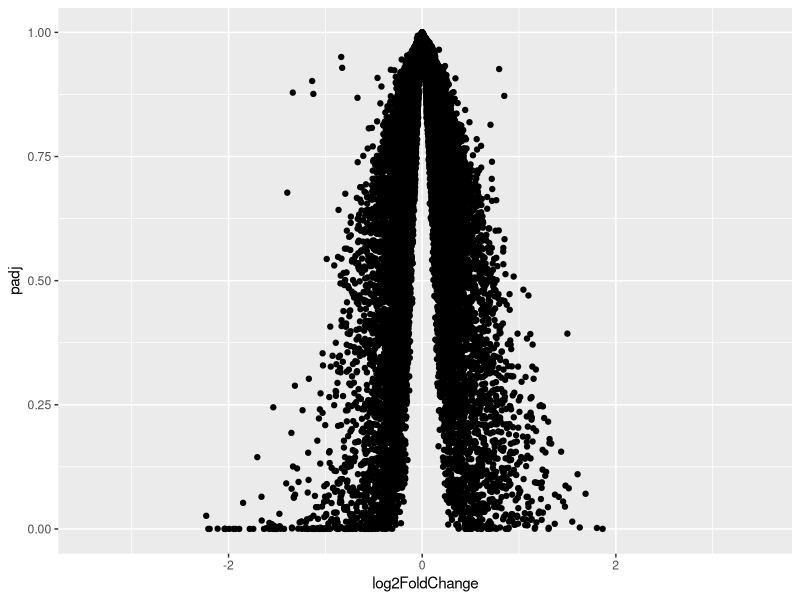
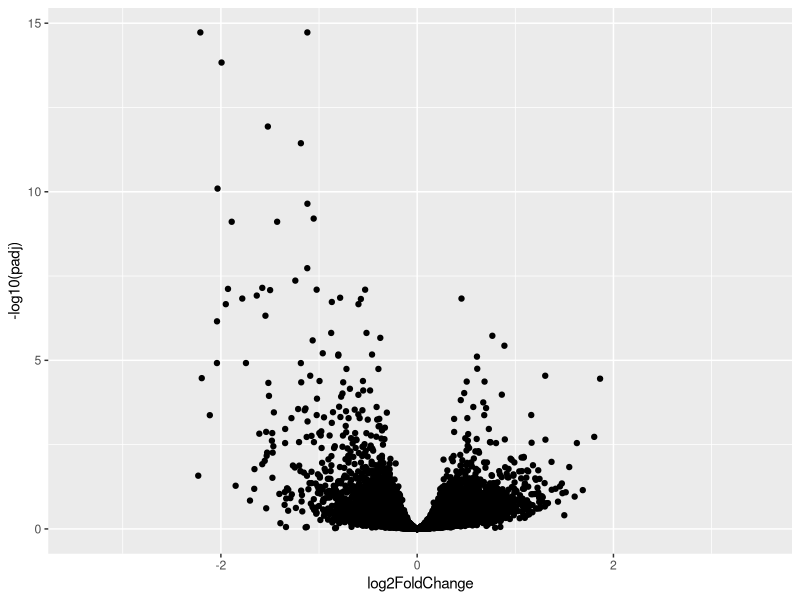
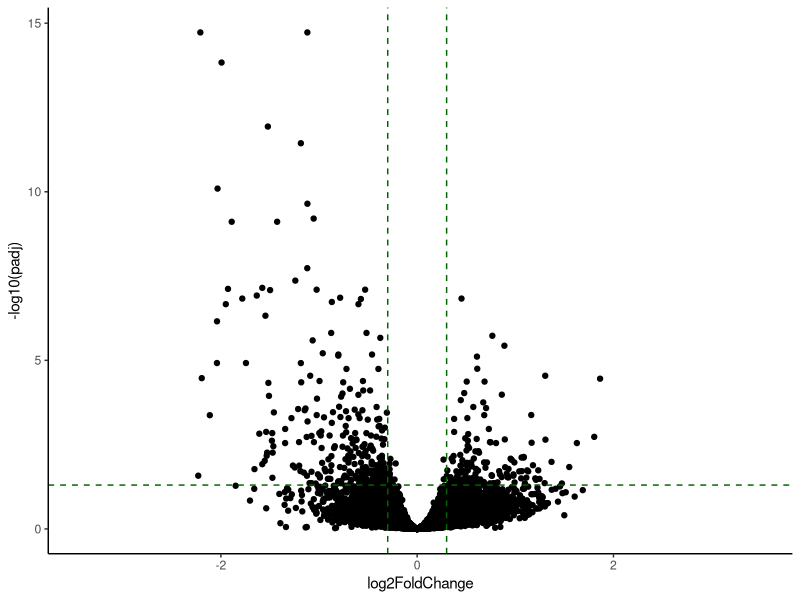
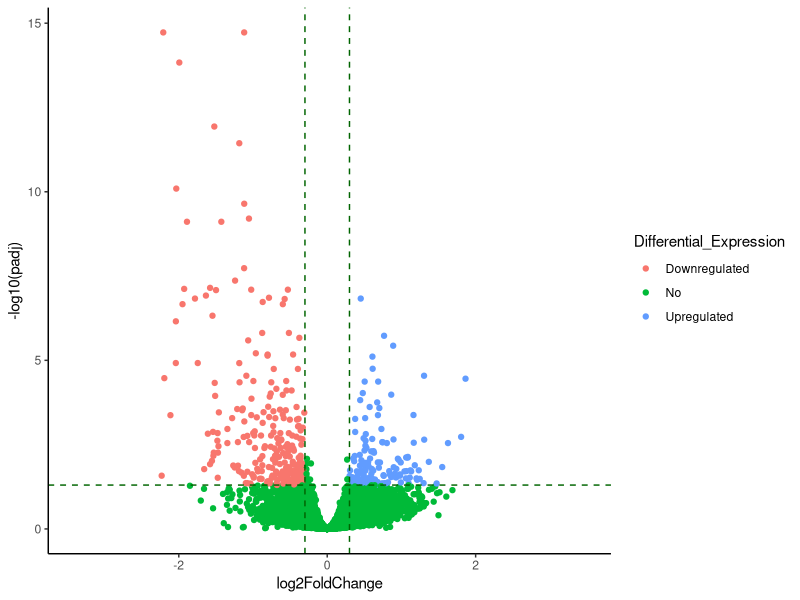
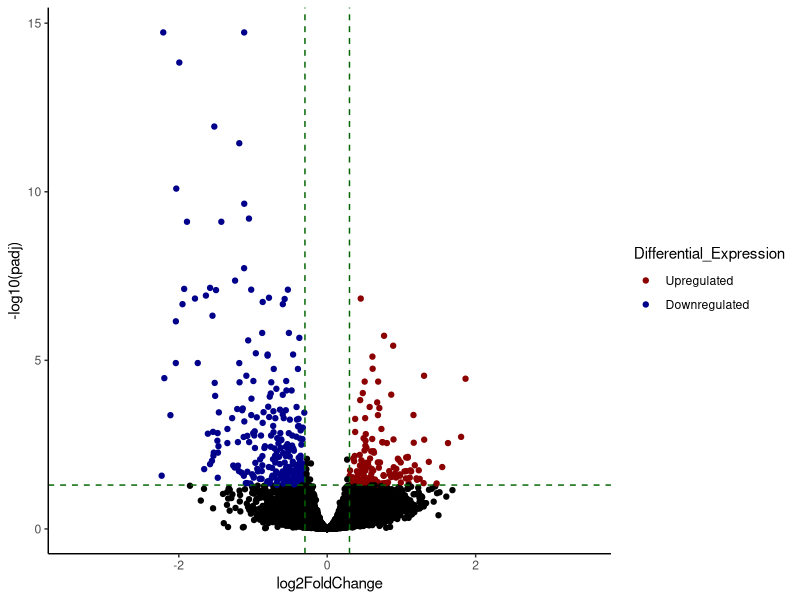
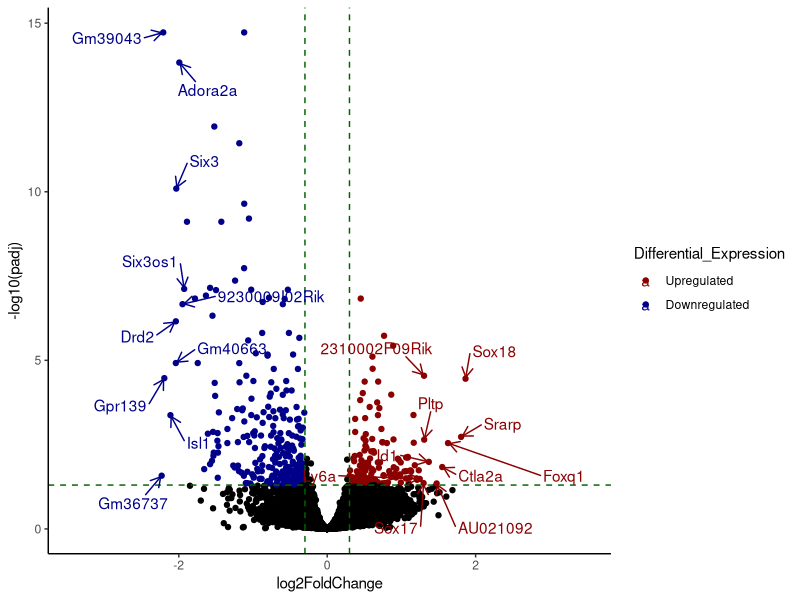
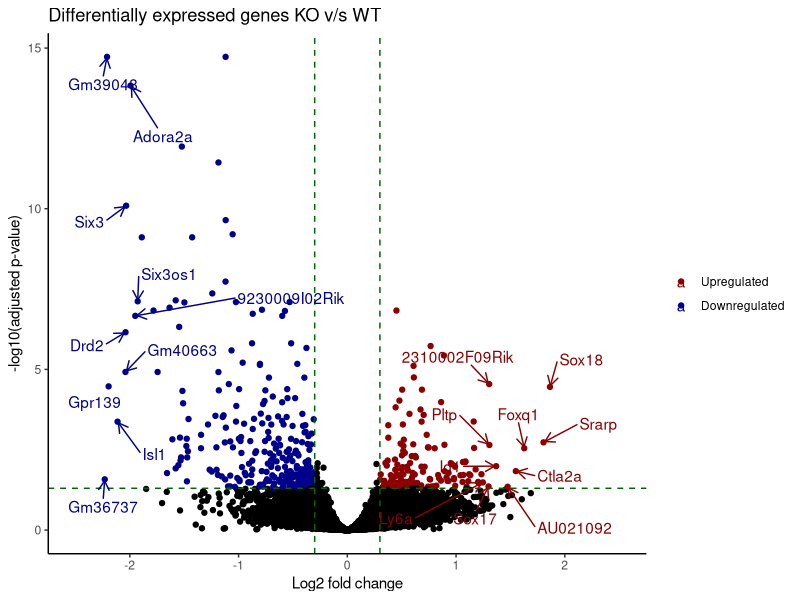
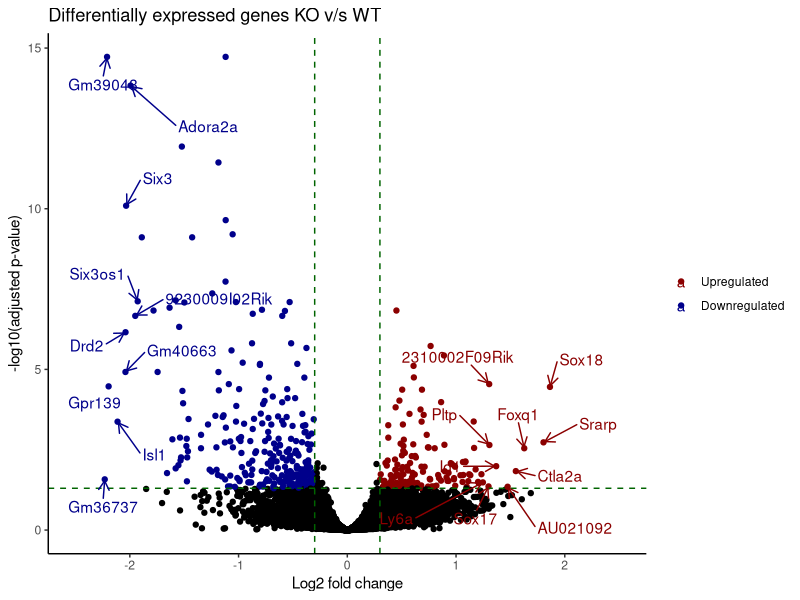

Reproduce these figures in R, in order.
################################################
#####Tutorial 1- 7/27/23
#####Volcano plot
################################################

#Download libraries
install.packages("ggplot2")
install.packages("ggrepel")

#Load libraries
library(ggplot2)
library(ggrepel)

#Set working directory
setwd("/endosome/work/Neuroinformatics_Core/s217793/setbp1/DEG")

#Read the data we will use for plotting
df<- read.table(file="pseudobulk_allcells_kovswt.txt", header = TRUE, sep = "\t")

#Lets see what the data looks like
View(df)

#Basic scatter plot
ggplot(data=df,aes(x=log2FoldChange,y=padj))+geom_point()

#Doesn't look like a volcano plot. What is different? 
#Change y axis scale
ggplot(data=df, aes(x=log2FoldChange, y=-log10(padj))) + geom_point()

#Lets get rid of the background grid lines 
#Add vertical lines that indicate log2FoldChange threshold and horizontal lines for padj threshold
ggplot(data=df, aes(x=log2FoldChange, y=-log10(padj))) + geom_point()+
  theme_classic()+
  geom_vline(xintercept=c(-0.3, 0.3), col="darkgreen",linetype=2) +
  geom_hline(yintercept=-log10(0.05), col="darkgreen",linetype=2) 

#Which genes are differentially expressed? The ones in the upper left and upper right corner
#Add a column to the table to specify if a gene is differentially expressed
df$Differential_Expression<-"No"
df$Differential_Expression[df$log2FoldChange>0.3 & df$padj<0.05 & df$pvalue<0.05]<-"Upregulated"
df$Differential_Expression[df$log2FoldChange< -0.3 & df$padj<0.05 & df$pvalue<0.05]<-"Downregulated"

#Lets see the updated table
View(df)

#Re-plot with "colour" parameter- this will colour the DEGs
ggplot(data=df, aes(x=log2FoldChange, y=-log10(padj), col=Differential_Expression)) + geom_point()+
  theme_classic()+
  geom_vline(xintercept=c(-0.3, 0.3), col="darkgreen",linetype=2) +
  geom_hline(yintercept=-log10(0.05), col="darkgreen",linetype=2) 

#Lets change these default colours and re-plot
#Get rid of the "No" in the legend
mycolors <- c("black", "darkred","darkblue")
names(mycolors) <- c("No", "Upregulated","Downregulated")
ggplot(data=df, aes(x=log2FoldChange, y=-log10(padj), col=Differential_Expression)) + geom_point()+
  theme_classic()+
  geom_vline(xintercept=c(-0.3, 0.3), col="darkgreen",linetype=2) +
  geom_hline(yintercept=-log10(0.05), col="darkgreen",linetype=2) +
  scale_colour_manual(values = mycolors,breaks = c("Upregulated","Downregulated"))

#Subset upregulated genes and order their log2FoldChange in descending order
up<-df[df$Differential_Expression=="Upregulated",]
up<-up[order(up$log2FoldChange,decreasing = TRUE),]

#Subset downregulated genes and order their log2FoldChange in ascending order
down<-df[df$Differential_Expression=="Downregulated",]
down<-down[order(down$log2FoldChange),]

#Lets make a list of the top 10 upregulated genes and top 10 downregulated genes
top_genes<-append((up[1:10,1]),(down[1:10,1]))
#instead of this, you can also label specific genes of your choice by making a list of gene names like you did for colors. 

#Write the names of these top DEGs next to their point
df$delabel<-NA
#check if the value in the gene column exists in the top_genes list
#If it does, change the NA label to the gene name
df$delabel[df$gene %in% top_genes]<-df$gene[df$gene %in% top_genes]

#Lets look at the updated table
View(df)

#Plot with labels
ggplot(data=df, aes(x=log2FoldChange, y=-log10(padj), col=Differential_Expression, label=delabel)) + geom_point()+
  theme_classic()+
  geom_vline(xintercept=c(-0.3, 0.3), col="darkgreen",linetype=2) +
  geom_hline(yintercept=-log10(0.05), col="darkgreen",linetype=2) +
  scale_colour_manual(values = mycolors,breaks = c("Upregulated","Downregulated")) + 
  geom_text_repel(arrow = arrow(length = unit(0.02, "npc")),box.padding = 1,max.overlaps=Inf)

#Change titles and clean up
ggplot(data=df, aes(x=log2FoldChange, y=-log10(padj), col=Differential_Expression, label=delabel)) + geom_point()+
  theme_classic()+
  geom_vline(xintercept=c(-0.3, 0.3), col="darkgreen",linetype=2) +
  geom_hline(yintercept=-log10(0.05), col="darkgreen",linetype=2) +
  scale_colour_manual(values = mycolors,breaks = c("Upregulated","Downregulated")) + 
  geom_text_repel(arrow = arrow(length = unit(0.02, "npc")),box.padding = 1,max.overlaps=Inf) +
  xlim(-2.5,2.5)+
  xlab("Log2 fold change")+
  ylab("-log10(adjusted p-value)")+
  ggtitle("Differentially expressed genes KO v/s WT")+ 
  theme(legend.title=element_blank())

#save the plot
p<- ggplot(data=df, aes(x=log2FoldChange, y=-log10(padj), col=Differential_Expression, label=delabel)) + geom_point()+
  theme_classic()+
  geom_vline(xintercept=c(-0.3, 0.3), col="darkgreen",linetype=2) +
  geom_hline(yintercept=-log10(0.05), col="darkgreen",linetype=2) +
  scale_colour_manual(values = mycolors,breaks = c("Upregulated","Downregulated")) + 
  geom_text_repel(arrow = arrow(length = unit(0.02, "npc")),box.padding = 1,max.overlaps=Inf) +
  xlim(-2.5,2.5)+
  xlab("Log2 fold change")+
  ylab("-log10(adjusted p-value)")+
  ggtitle("Differentially expressed genes KO v/s WT")+ 
  theme(legend.title=element_blank())

png(file="volcano_plot.png",width=800,height=800,res=100)
print(p)
dev.off()

################################################
#####Challenge 1- 7/27/23
#####MA plot
################################################
top_genes<-c("Sox18","Foxq1","Isl1","Drd2")
df$delabel<-NA
df$delabel[df$gene %in% top_genes]<-df$gene[df$gene %in% top_genes]

q<- ggplot(data=df, aes(x=log2(baseMean), y=log2FoldChange, col=Differential_Expression, label=delabel)) + geom_point()+
  theme_classic()+
  geom_hline(yintercept=c(-0.3, 0.3), col="darkgreen",linetype=2) +
  scale_colour_manual(values = mycolors,breaks = c("Upregulated","Downregulated")) + 
  geom_text_repel(arrow = arrow(length = unit(0.02, "npc")),box.padding = 1,max.overlaps=Inf)+
  xlab("Log2 base mean")+
  ylab("Log2 fold change")+
  ggtitle("Differentially expressed genes KO v/s WT")+ 
  theme(legend.title=element_blank()) 

png(file="ma_plot.png",width=800,height=800,res=100)
print(q)
dev.off()
